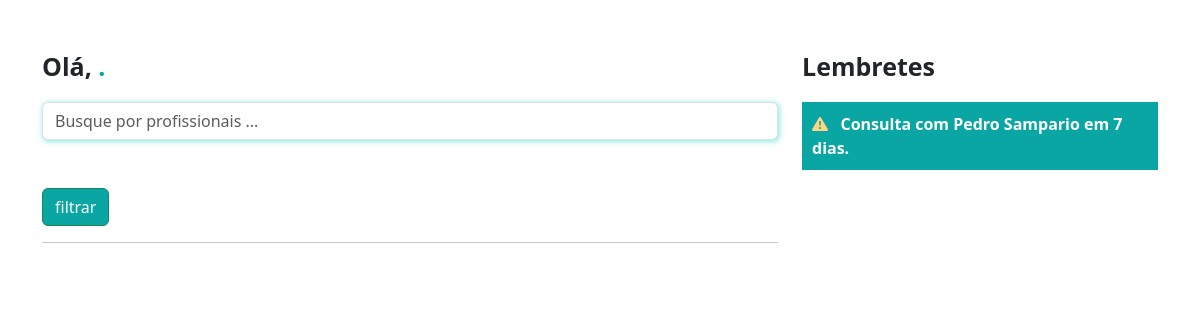
/pacients/home/, run on an earlier commit of the app's database.
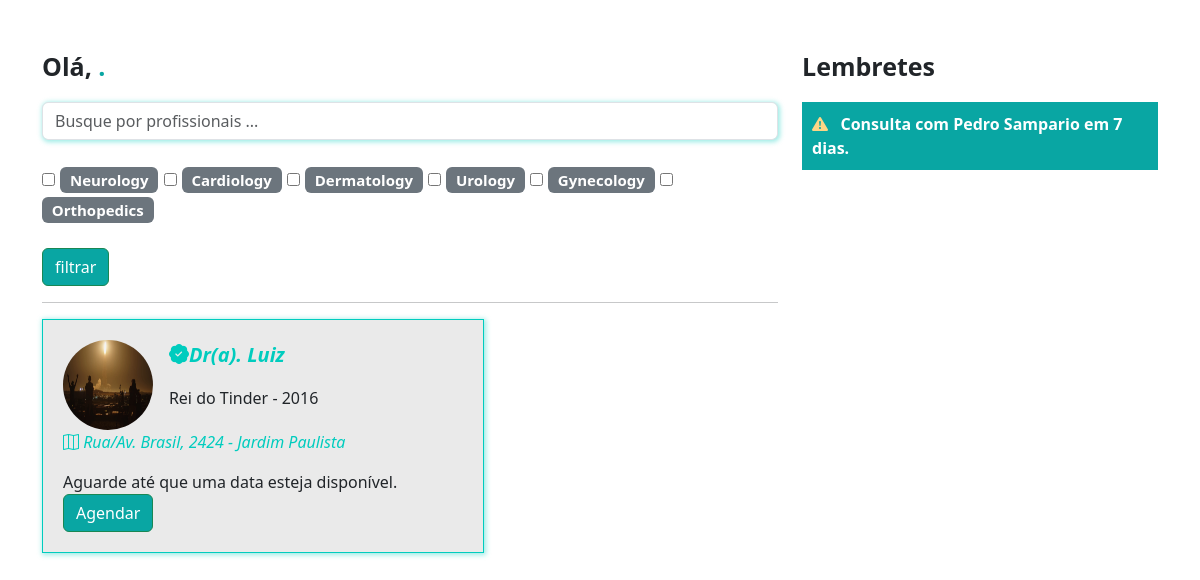
And on a later commit of the database.
### doctors/models.py (models this page shows, shortened)
class Specialties(models.Model):
    specialty = models.CharField(max_length=100)

class DoctorsData(models.Model):
    crm = models.CharField(max_length=10)
    name = models.CharField(max_length=60)
    street = models.CharField(max_length=50)
    region = models.CharField(max_length=25)
    number = models.IntegerField()
    acode = models.CharField(max_length=11)
    registration = models.ImageField(upload_to='registration')
    medical_registration = models.ImageField(upload_to='medical_registration')
    profile_picture = models.ImageField(upload_to='profile_picture')
    description = models.TextField()
    service_price = models.FloatField(default=100)
    user = models.ForeignKey(User, on_delete=models.DO_NOTHING)
    specialty = models.ForeignKey(Specialties, on_delete=models.DO_NOTHING)

### pacients/views.py (the view)
# urls.py: path('home/', views.home, name="home"),
def home(request):
    if request.method == "GET":
        doctors_filter = request.GET.get('doctor_name')
        specialties_filter = request.GET.get('specialties')
        doctors = DoctorsData.objects.all()
        if doctors_filter:
            doctors = doctors.filter(name__icontains=doctors_filter)
        if specialties_filter:
            doctors = doctors.filter(specialties_id=specialties_filter)
        specialties = Specialties.objects.all()
        return render(request, 'home.html', {'doctors': doctors, 'specialties': specialties})

### pacients/templates/home.html (shortened to what this page needs)
{% extends "base.html" %}
{% load static %}
{% block 'head' %}
    <link rel="stylesheet" href="{% static 'doctors/css/schedule_opener.css' %}">
    <link rel="stylesheet" href="{% static 'users/css/users.css' %}">
    <link rel="stylesheet" href="{% static 'doctors/css/doctors_registration.css' %}">
    <link rel="stylesheet" href="{% static 'pacients/css/home.css' %}">
    <link rel="stylesheet" href="https://cdn.jsdelivr.net/npm/bootstrap-icons@1.11.3/font/bootstrap-icons.min.css">
{% endblock 'head' %}
{% block 'body' %}
<br><br>
<div class="container">
    <div class="row">
        <div class="col-md-8">
            <p style="font-size: 25px" class="p-bold">Olá, <span class="color-dark">{{request.user.username}}.</span></p>
            <form action="{% url 'home' %}" post="GET">{% csrf_token %}
                <input type="text" class="form-control shadow-main-color" placeholder="Busque por profissionais ..." name="doctor_name">
                <br>
                <div class="especialidades">
                    {% for specialty in specialties %}
                    <input type="checkbox" name="especialidades" value="{{specialty.id}}">
                    <span class="badge bg-secondary">
                        {{specialty.specialty}}
                    </span>
                    {% endfor %}
                </div>
                <br>
                <input type="submit" value="filtrar" class="btn btn-success btn-dark-color">
            </form>
            <hr>
            <div class="list-medicos">
                {% for doctor in doctors %}
                <div class="card-medicos shadow-main-color">
                    <div class="row">
                        <div class="col-md-3"><img src="{{doctor.profile_picture.url}}" class="foto-perfil-card" alt=""></div>
                        <div class="col-md">
                            <p style="font-size: 20px" class="p-bold"><i class="bi bi-patch-check-fill icon-main">Dr(a). {{doctor.name}}</i></p>
                            <p>{{doctor.description}}</p>
                        </div>
                    </div>
                    <p><i class="bi bi-map icon-main"> Rua/Av. {{doctor.street}}, {{doctor.number}} - {{doctor.region}}</i>&nbsp&nbsp</p>
                    {% if doctor.available %}
                    <p><i class="bi bi-calendar2-week icon-main"> Proxima data: {{doctor.available}}</i>&nbsp&nbsp
                    {% else %}
                        Aguarde até que uma data esteja disponível.
                    {% endif %}
                    <a href="#" class="btn btn-success btn-dark-color">Agendar</a>
                </div>
                <br>
                {% endfor %}
            </div>
        </div>
        <div class="col-md-4">
            <p style="font-size: 25px" class="p-bold">Lembretes</p>
            <p class="bg-main-lembrete">
                <span class="p-bold"><i class="bi bi-exclamation-triangle-fill icon-differential"></i>&nbsp&nbsp Consulta com Pedro Sampario em 7 dias.</span>
            </p>
        </div>
    </div>
</div>
{% endblock 'body' %}

### templates/base.html (shortened to what this page needs)
{% load static %}
<!doctype html>
<html lang="pt-BR">
<head>
    <link rel="stylesheet" href="{% static "main/css/base.css" %}">
    <link href="https://cdn.jsdelivr.net/npm/bootstrap@5.3.3/dist/css/bootstrap.min.css" rel="stylesheet">
    {% block 'head' %}{% endblock 'head' %}
</head>
<body>
    {% block 'body' %}{% endblock 'body' %}
</body>
</html>

### templates/static/main/css/base.css (style rules this page uses)
:root { --main-color: #00CCBE; --dark-color: #09A6A3; --contrast-color: #FFD686; }
.p-bold { font-weight: bold; }
.color-dark { color: var(--dark-color); }

### templates/static/users/css/users.css (style rules this page uses)
.btn-dark-color { background-color: var(--dark-color); color: white; }

### templates/static/doctors/css/doctors_registration.css (style rules this page uses)
.shadow-main-color { box-shadow: 1px 1px 5px 1px rgba(0, 204, 190, .4); }

### templates/static/pacients/css/home.css (style rules this page uses)
.especialidades { font-size: 20px; }
.card-medicos { width: 60%; background-color: #EAEAEA; border: 1px solid var(--main-color); padding: 20px; }
.foto-perfil-card { width: 90px; height: 90px; border-radius: 45px; }
.icon-main { color: var(--main-color); }
.bg-main-lembrete { background-color: var(--dark-color); padding: 10px; color: white; }
.icon-differential { color: var(--contrast-color); }

What changed in the data, as far as the page shows it:
added Specialties: specialty "Neurology"
added Specialties: specialty "Cardiology"
added Specialties: specialty "Dermatology"
added Specialties: specialty "Urology"
added Specialties: specialty "Gynecology"
added Specialties: specialty "Orthopedics"
added DoctorsData: profile_picture (picture), name "Luiz", description "Rei do Tinder - 2016", street "Brasil", number "2424", region "Jardim Paulista"
